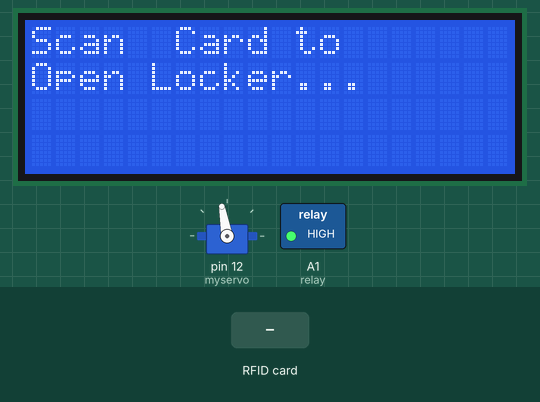
This sketch was run on a simulated Arduino Uno, built with avr-gcc and run on an emulated ATmega328P. On the bench: 20×4 character LCD, servo, switched loads named in the sketch (green lamp = pin HIGH). The inputs (shaded band) are chosen by the test bench. Pins used as bus, display or sensor lines are not drawn; what the sketch prints to the serial monitor is not drawn.

Above: at 1.3 s.
1.4 s: RFID card 5E 7A 19 C4 held to the reader
At 1.8 s:
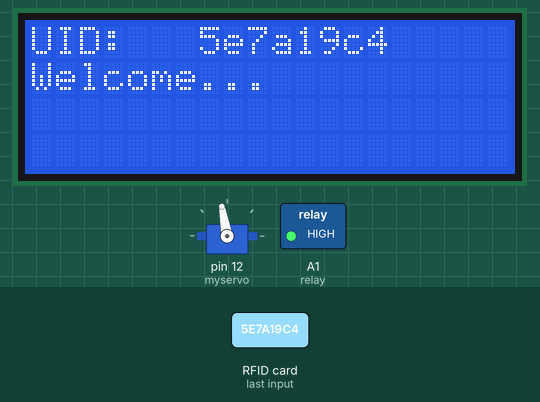
At 2.4 s:
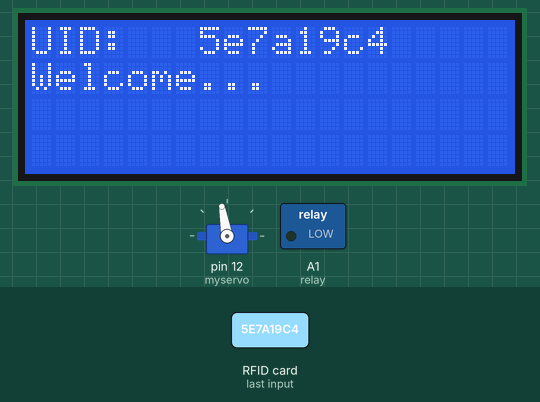
3.4 s: RFID card 5E 7A 19 C4 held to the reader
At 8.2 s:
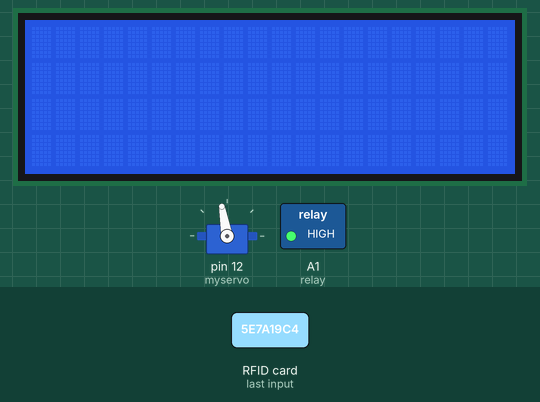
Timing chart, 0 to 9.7 s (numbered marks = the images above; inputs shaded):
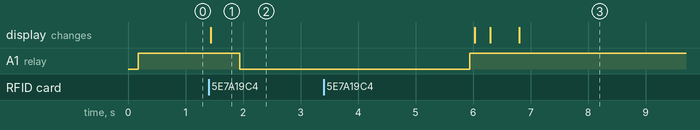

Measured:
- after the input at 1.4 s, A1 (relay): HIGH → LOW after 0.54 s; the display: changes at once (image 1)

The sketch:

SmartCode.ino
```cpp
#include <SPI.h>
#include <MFRC522.h>

#define SS_PIN 10
#define RST_PIN 9
MFRC522 mfrc522(SS_PIN, RST_PIN);
#include <Wire.h>
#include <LiquidCrystal_I2C.h> // Include LCD display library for I2C
#include <Keypad.h> // Include Keypad library
#include <Servo.h>
const int relay = A1;
Servo myservo;  // create servo object to control a servo
// twelve servo objects can be created on most boards

int pos = 0;    // variable to store the servo position
String uid = "";
String Stored_uid = "";
#define Password_Length 4
// Character to hold password input
char Data[Password_Length];
// Password
char Master[Password_Length] = "147";

byte data_count = 0; // Counter for character entries

char customKey; // Character to hold key input

// Constants for row and column sizes
const byte ROWS = 4;
const byte COLS = 4;

// Array to represent keys on keypad
char hexaKeys[ROWS][COLS] = {
  {'1', '2', '3', 'A'},
  {'4', '5', '6', 'B'},
  {'7', '8', '9', 'C'},
  {'*', '0', '#', 'D'}
};

// Connections to Arduino
//byte rowPins[ROWS] = {11, 8, 7, 6};
//byte colPins[COLS] = {5, 4, 3, 2};
byte rowPins[ROWS] = {2, 3, 4, 5};
byte colPins[COLS] = {6, 7, 8, 11};


// Create keypad object
Keypad customKeypad = Keypad(makeKeymap(hexaKeys), rowPins, colPins, ROWS, COLS);

// Create LCD object
LiquidCrystal_I2C lcd(0x27, 20, 4);

enum LockerState {
  SCAN_RFID,
  COMPARE_UID,
  CHECK_PAYMENT_INFO,
  COMPARE_UID2,
};
LockerState currentState = SCAN_RFID;
bool lcdMessageDisplayed = false;
void setup() {
  Serial.begin(9600);
  SPI.begin();
  mfrc522.PCD_Init();
  lcd.backlight();
  lcd.init();
  lcd.begin(20, 4);
  myservo.attach(12);
  pinMode(12,OUTPUT);
    myservo.write(100);


  pinMode(relay, OUTPUT);
  analogWrite(relay, 255);
}
  void clearData() {
  // Go through array and clear data
  while (data_count != 0) {
    Data[data_count--] = 0;
  }
  return;
  }
void loop() {
 switch (currentState) {
    case  SCAN_RFID:{
      while (currentState == SCAN_RFID) {
      //digitalWrite(12,LOW);
      //myservo.write(pos);
    // Serial.println("Scan RFID card to get UID...");
   if (!lcdMessageDisplayed) {
        Serial.println("Scan RFID card to get UID...");
        lcd.clear();
        lcd.setCursor(0, 0);
        lcd.print("Scan  Card to");
        lcd.setCursor(0, 1);
        lcd.print("Open Locker...");
        lcdMessageDisplayed = true;
      }

     if (mfrc522.PICC_IsNewCardPresent() && mfrc522.PICC_ReadCardSerial()) {
    // Read the UID number
    String uid = "";
    for (byte i = 0; i < mfrc522.uid.size; i++) {
      uid += String(mfrc522.uid.uidByte[i] < 0x10 ? "0" : "");
      uid += String(mfrc522.uid.uidByte[i], HEX);
    }

    Serial.println("UID tag is : " + uid);
        lcd.clear();
        lcd.setCursor(0, 0);
        lcd.print("UID: ");
        lcd.setCursor(7, 0);
        lcd.print(uid);
        lcd.setCursor(0, 1);
        lcd.print("Welcome...");
        delay(500);
        analogWrite(relay, 0);
        delay(4000);
        analogWrite(relay, 255);


    mfrc522.PICC_HaltA();  // Halt card
    mfrc522.PCD_StopCrypto1(); // Stop encryption on the card

    delay(50);  // Wait for a second before scanning for the next card
    Stored_uid = uid;
    currentState = COMPARE_UID ;
    lcd.clear();
  }
}
    break;
 }
    case COMPARE_UID:{
      while (currentState == COMPARE_UID){
        analogWrite(relay, 255);
        Serial.println("Next state....COMPARE_UID .");
        lcd.clear();
        lcd.setCursor(0, 0);
        lcd.print("Locker Occupied..");
        lcd.setCursor(0, 1);
        lcd.print("Scan To Open ");
        //delay(500);


    if (mfrc522.PICC_IsNewCardPresent() && mfrc522.PICC_ReadCardSerial()) {
    // Read the UID number
    String uid = "";
    for (byte i = 0; i < mfrc522.uid.size; i++) {
      uid += String(mfrc522.uid.uidByte[i] < 0x10 ? "0" : "");
      uid += String(mfrc522.uid.uidByte[i], HEX);
    }

    Serial.println("UID tag is : " + uid);


    mfrc522.PICC_HaltA();  // Halt card
    mfrc522.PCD_StopCrypto1(); // Stop encryption on the card
    delay(250);  // Wait for a second before scanning for the next card

    if (uid == Stored_uid){
        lcd.clear();
        lcd.setCursor(0, 0);
        lcd.print("Correct Card..");
        delay(500);
    currentState = CHECK_PAYMENT_INFO;

    lcd.clear();
    }
    else{
        lcd.clear();
        lcd.setCursor(0, 0);
        lcd.print("Invalid Card..");
        delay(500);
      }
  }
 }
      break;
    }
 case CHECK_PAYMENT_INFO:{
      while (currentState == CHECK_PAYMENT_INFO) {
        Serial.println("Next state....CHECK_PAYMENT_INFO ");
        lcd.clear();
        lcd.setCursor(0, 0);
        lcd.print("Ent Payment det:");
        customKey = customKeypad.getKey();
        if (customKey) {
          Data[data_count] = customKey;
          lcd.setCursor(data_count, 1);
          lcd.print(Data[data_count]);
          data_count++;
        }
        if (data_count == Password_Length - 1) {
          lcd.clear();
          if (!strcmp(Data, Master)) {
            lcd.print("Payment Verified");
            delay(1000);
            lcd.clear();
            lcd.print("Open Locker");
            analogWrite(relay, 0);
            delay(4000);
            analogWrite(relay, 255);
            currentState = COMPARE_UID2;

          } else {
            lcd.print("Payment Not ");
            lcd.setCursor(0, 1);
            lcd.print("Verified ");
            delay(3000);
          }
          lcd.clear();
          clearData();
        }
       //break;
      }
      //currentState = SCAN_RFID; // Reset state to SCAN_RFID
      break;
    }
       case COMPARE_UID2:{

        lcd.clear();
        lcd.setCursor(0, 0);
        lcd.print("   THANK YOU ");
        lcd.setCursor(2, 1);
        lcd.print("WELCOME BACK");
        delay(3000);
       currentState == SCAN_RFID;
         break;
 }

    default:
      currentState == SCAN_RFID;

  }
}
```
